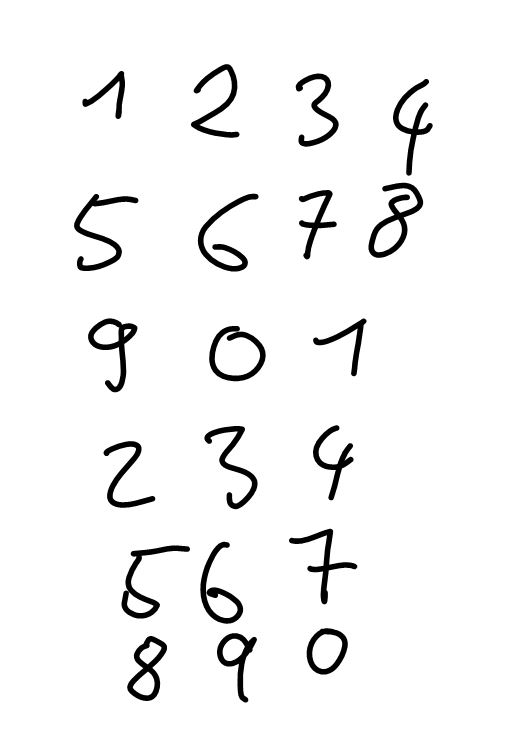
#> input picture digits.jpg, 509 x 745 px
$ python -i char_recognition.py   (imports and definitions only)
#> lines starting #> are read from the running program, lines starting #| are printed output that depends on the picture; after the words box and inside, x2 and y2 are one past the last pixel; in counts of white or black regions, pixels touching at a corner belong together
#> further down, picture is the input picture: shape (745, 509, 3); min 0, max 255, mean 243.2
'''
Author: Nelson Igbokwe
Project: EMNIST-Classification
'''

import cv2 as cv
import pickle as pk
import numpy as np
import matplotlib.pyplot as plt
import tkinter as tk
from PIL import ImageTk, Image, ImageDraw
# from skimage.feature import hog

# =============================================================================
# Classifiers: can be created through ML-Models.ipynb
# =============================================================================
PATH_MODELS='models/CLS_MLP/'
# [12 lines of commented-out code are left out]
# [2 lines not run here, left out]
#with open('dig_MLP_clf_hog.pickle', 'rb') as f:
#    dig_MLP_clf_hog = pk.load(f)
# =============================================================================
# Image Processing Functions
# =============================================================================
def get_roi_all(image):
    ''' find objects in image, return vector of segmented images and respective rectangles'''
    # find contours
    image = cv.GaussianBlur(image,(5,5),1)
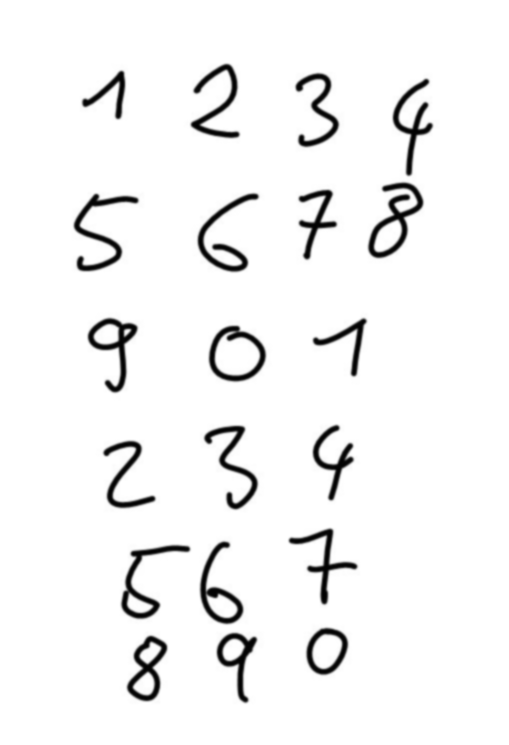
#> image: shape (745, 509, 3); min 0, max 255, mean 243.2
    ret, image = cv.threshold(image, 90, 255, cv.THRESH_BINARY_INV)
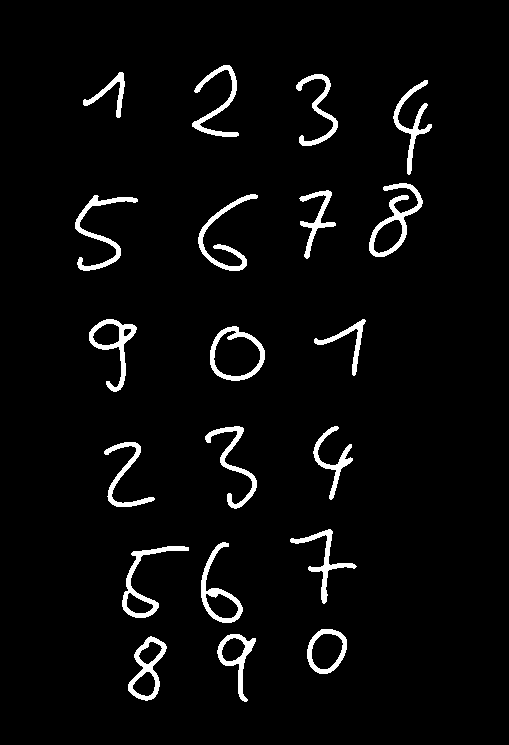
#> image: shape (745, 509, 3); 4% white; 20 white regions, largest, box (x1, y1, x2, y2) and area: (369, 183, 423, 257) 1040, (75, 195, 138, 271) 910, (122, 546, 189, 618) 880
#> (the run stopped early here; a loop or call above may not have finished)

$ run again, on helloworld.jpg
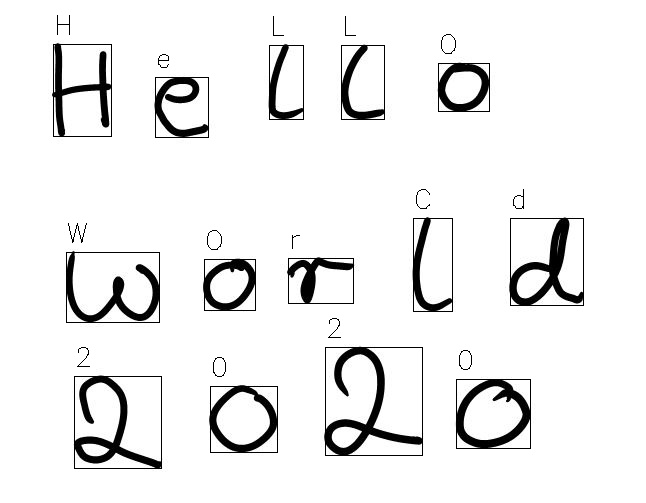
#> input picture helloworld.jpg, 646 x 503 px
#> picture is the input picture: shape (503, 646, 3); min 0, max 255, mean 237.4
#> in get_roi_all, `image = cv.GaussianBlur(image,(5,5),1)`:
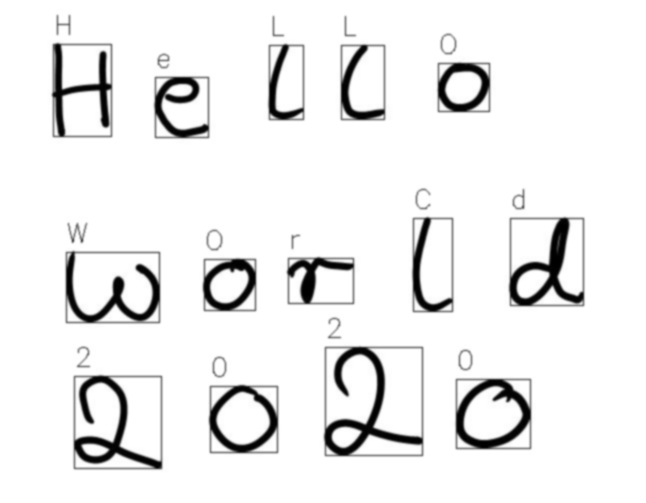
#> image: shape (503, 646, 3); min 0, max 255, mean 237.3
#> in get_roi_all, `ret, image = cv.threshold(image, 90, 255, cv.THRESH_BINARY_INV)`:
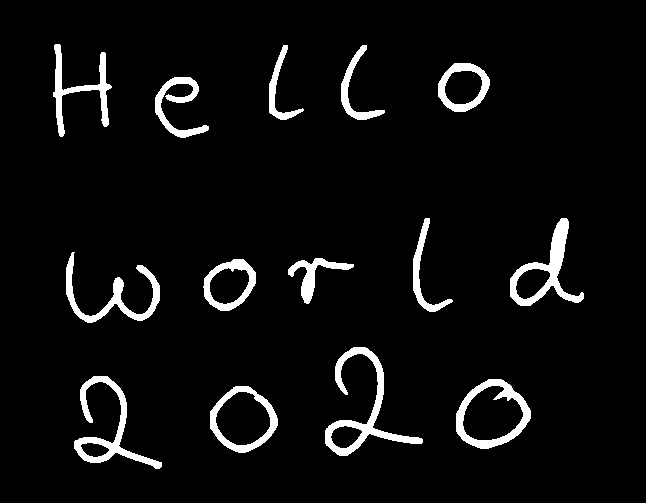
#> image: shape (503, 646, 3); 5.2% white; 14 white regions, largest, box (x1, y1, x2, y2) and area: (325, 347, 423, 456) 2073, (510, 218, 584, 306) 1749, (74, 376, 162, 469) 1736
